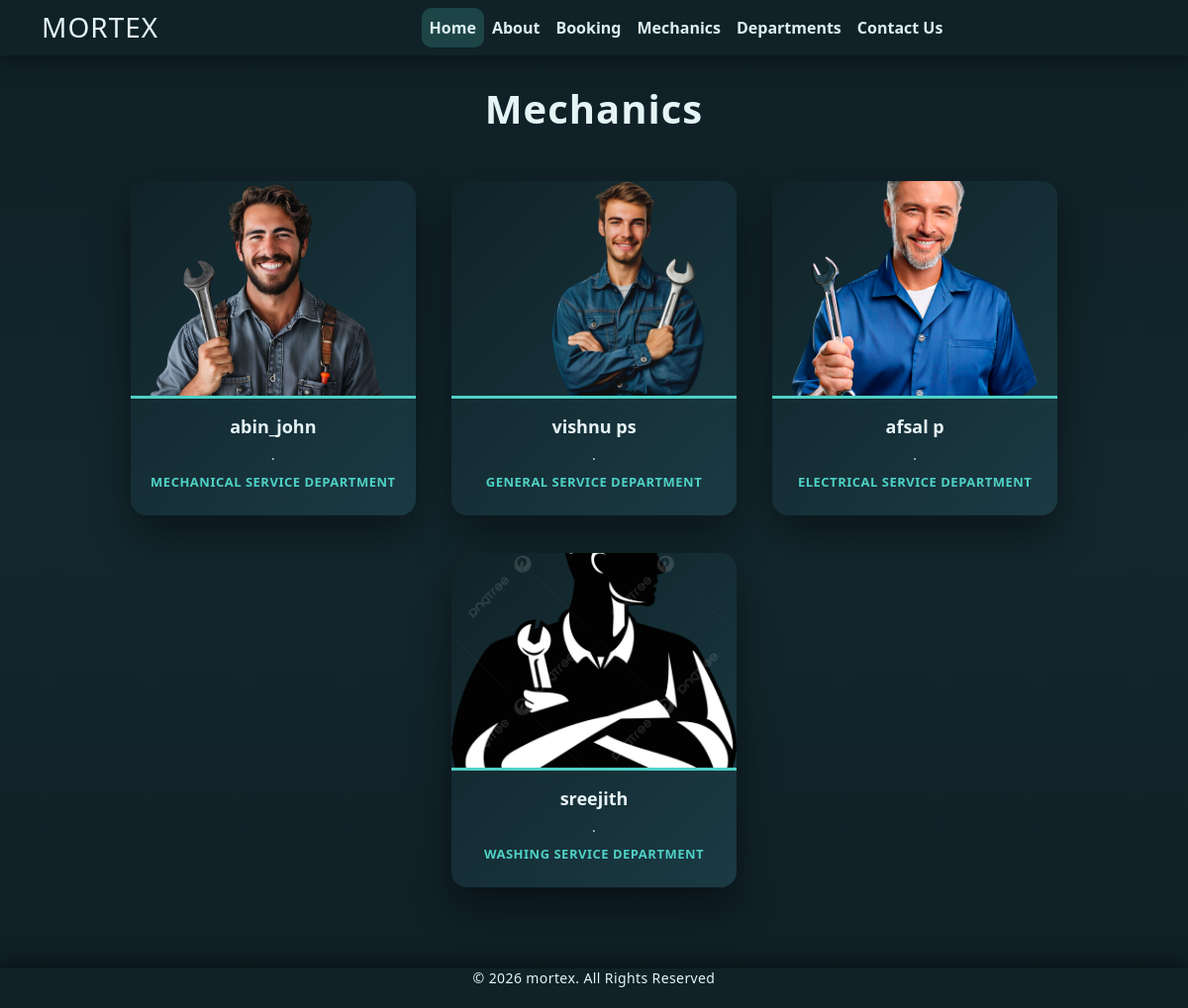
The app's page /mechanics/ with its own data.
### home/models.py (models this page shows)
class Mechanic(models.Model):
    mech_name = models.CharField(max_length=100)
    mech_spec = models.CharField(max_length=100)
    dep_name = models.ForeignKey(Departments,on_delete=models.CASCADE)
    mech_img=models.ImageField(upload_to='Mechanics')

class Departments(models.Model):
    dep_name = models.CharField(max_length=100)
    dep_decription = models.TextField()
    def __str__(self):
        return self.dep_name

### home/views.py (the view)
# urls.py: path('mechanics/', views.mechanics, name ='mechanics'),
def mechanics(request):
    dict_mech={
        'Mechanics':Mechanic.objects.all()
    }
    return render(request,'mechanics.html',dict_mech)

### home/templates/mechanics.html (shortened to what this page needs)
{% extends 'base.html' %}
{% block content%}
<h1 class="text-center">Mechanics</h1>
<hr>
<div  class="container   text-center bg-light">
{%for d in Mechanics%}
<div class="card text-center mx-3 my-3" style="width: 18rem;  display:inline-block">
  <img src="{{d.mech_img.url}}" class="card-img-top" alt="...">
  <div class="card-body">
    <h5 class="card-title">{{d.mech_name}}</h5>
    <p class="card-text">{{d.mech_spec}}</p>
    <h6> {{d.dep_name}} department</h6>
  </div>
</div>
{%endfor%}
</div>
{% endblock%}

### home/templates/base.html (shortened to what this page needs)
{% load static %}
<!DOCTYPE html>
<html lang="en">
<head>
    <link
      href="https://cdn.jsdelivr.net/npm/bootstrap@5.1.3/dist/css/bootstrap.min.css"
      rel="stylesheet">
    <link
      href="https://use.fontawesome.com/releases/v5.2.0/css/all.css"
      rel="stylesheet">
    <link rel="stylesheet" href="{% static 'css/mechanics.css' %}">
    <link rel="stylesheet" href="{% static 'css/style.css' %}">
    <link rel="stylesheet" href="{% static 'css/about.css' %}">
    <link rel="stylesheet" href="{% static 'css/department.css' %}">
    <link rel="stylesheet" href="{% static 'css/booking.css' %}">
    <link rel="stylesheet" href="{% static 'css/contact.css' %}">
    <link rel="stylesheet" href="{% static 'css/confirmation.css' %}">
    <link rel="stylesheet" href="{% static 'css/404.css' %}">
    <link rel="stylesheet" href="{% static 'css/index.css' %}">
</head>
<body>
<nav class="navbar bg-primary navbar-expand-md">
    <div class="container">
        <div class="col-2 text-left">
            <h3 class="text-white m-0">MORTEX</h3>
        </div>
        <div class="collapse navbar-collapse justify-content-center col-md-8">
            <ul class="navbar-nav fw-bold">
                <li class="nav-item active">
                    <a class="nav-link text-white" href="{% url 'home' %}">Home</a>
                </li>
                <li class="nav-item">
                    <a class="nav-link text-white" href="{% url 'about' %}">About</a>
                </li>
                <li class="nav-item">
                    <a class="nav-link text-white" href="{% url 'booking' %}">Booking</a>
                </li>
                <li class="nav-item">
                    <a class="nav-link text-white" href="{% url 'mechanics' %}">Mechanics</a>
                </li>
                <li class="nav-item">
                    <a class="nav-link text-white" href="{% url 'department' %}">Departments</a>
                </li>
                <li class="nav-item">
                    <a class="nav-link text-white" href="{% url 'contact' %}">Contact Us</a>
                </li>
            </ul>
        </div>
    </div>
</nav>
{% block content %}
{% endblock %}
<footer class="fixed-bottom">
    <div class="container text-center">
        © 2026 mortex. All Rights Reserved
    </div>
</footer>
</body>
</html>

### home/static/css/mechanics.css (style rules this page uses)
body { background: linear-gradient(180deg, #0f1f25, #13272E, #0f1f25); }
h1.text-center { color: #e6f4f6; font-weight: 800; letter-spacing: 1px; margin-top: 30px; }
.container.bg-light { background: transparent !important; padding-bottom: 40px; }
.card { border: none; border-radius: 16px; overflow: hidden; background: linear-gradient(135deg, #102228, #1b3a44); color: #e6f4f6; box-shadow: 0 18px 40px rgba(0, 0, 0, 0.45); transition: all 0.35s ease; }
.card-img-top { height: 220px; object-fit: cover; border-bottom: 3px solid #4fd1c5; }
.card-body { padding: 18px; }
.card-title { font-size: 18px; font-weight: 700; margin-bottom: 6px; }
.card-text { font-size: 14px; opacity: 0.9; margin-bottom: 10px; }
.card h6 { font-size: 13px; font-weight: 600; color: #4fd1c5; letter-spacing: 0.5px; text-transform: uppercase; }

### home/static/css/style.css (style rules this page uses)
:root { --theme-dark: #102228; --theme-dark-hover: #16333b; --theme-accent: #4fd1c5; }
.navbar { background-color: var(--theme-dark) !important; box-shadow: 0 6px 20px rgba(0, 0, 0, 0.35); }
.navbar h3 { color: #e6f4f6 !important; letter-spacing: 1px; }
.navbar .nav-item { border-radius: 10px; transition: background-color 0.25s ease, transform 0.15s ease, box-shadow 0.15s ease; }
.navbar .nav-link { color: #dceff2 !important; font-weight: 600; }
.navbar .nav-item::after { content: ""; position: absolute; left: 50%; bottom: 4px; width: 0; height: 2px; background-color: var(--theme-accent); transition: width 0.25s ease; transform: translateX(-50%); }
.navbar .nav-item.active { background-color: rgba(79, 209, 197, 0.2); }
footer { background-color: var(--theme-dark) !important; color: #dceff2; box-shadow: 0 -6px 20px rgba(0, 0, 0, 0.35); font-size: 14px; letter-spacing: 0.4px; }
footer .container { color: #e6f4f6; }
body { padding-bottom: 60px; }
footer { height: 40px; line-height: 60px; background-color: #102228 !important; color: #e6f4f6 !important; box-shadow: 0 -6px 20px rgba(0, 0, 0, 0.4); }
footer .container { line-height: normal; }

### home/static/css/department.css (style rules this page uses)
body { background: linear-gradient( 180deg, #0f2026, #152A31, #0f2026 ); }
h1.text-center { font-weight: 800; letter-spacing: 1px; margin-top: 30px; margin-bottom: 10px; color: #e5f6f8; }

### home/static/css/booking.css (style rules this page uses)
body { background: linear-gradient(180deg, #0f1f25, #13272E, #0f1f25); }
h1.text-center { color: #e6f4f6; font-weight: 800; letter-spacing: 1px; margin-top: 30px; }

### home/templates/base.html (style rules this page uses)
body { font-family: system-ui, -apple-system, BlinkMacSystemFont, "Segoe UI", sans-serif; }

### records on screen
Mechanic: mech_img (picture), mech_name "abin_john", mech_spec ".", dep_name "MECHANICAL SERVICE"
Mechanic: mech_img (picture), mech_name "vishnu ps", mech_spec ".", dep_name "GENERAL SERVICE"
Mechanic: mech_img (picture), mech_name "afsal p", mech_spec ".", dep_name "ELECTRICAL SERVICE"
Mechanic: mech_img (picture), mech_name "sreejith", mech_spec ".", dep_name "WASHING SERVICE"
